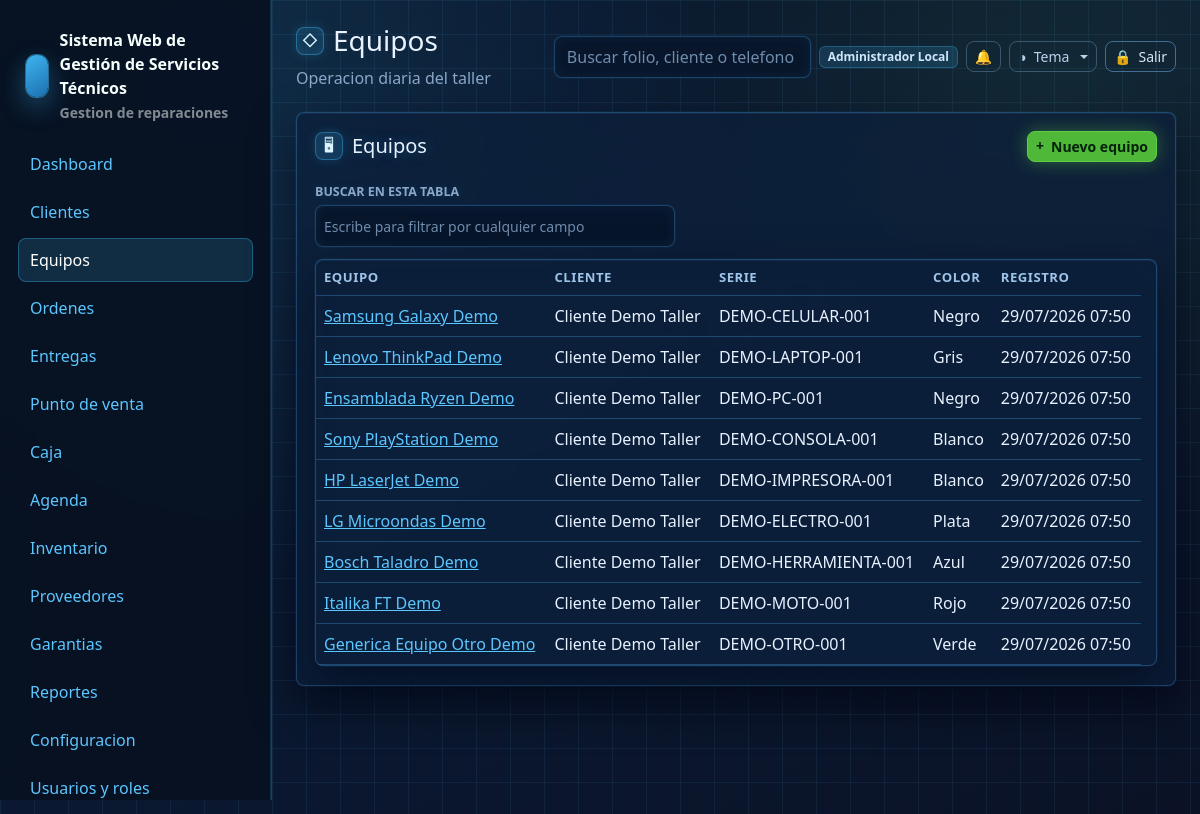
The app's page /equipos (signed in) with its own data.
### tables this page shows
CREATE TABLE users (
    id INT UNSIGNED AUTO_INCREMENT PRIMARY KEY,
    name VARCHAR(160) NOT NULL,
    email VARCHAR(190) NOT NULL UNIQUE,
    password VARCHAR(255) NOT NULL,
    phone VARCHAR(40) NULL,
    status ENUM('activo','inactivo','bloqueado') NOT NULL DEFAULT 'activo',
    last_login_at DATETIME NULL,
    created_at DATETIME NOT NULL DEFAULT CURRENT_TIMESTAMP,
    updated_at DATETIME NULL ON UPDATE CURRENT_TIMESTAMP,
    deleted_at DATETIME NULL
);

CREATE TABLE equipos (
    id INT UNSIGNED AUTO_INCREMENT PRIMARY KEY,
    cliente_id INT UNSIGNED NOT NULL,
    tipo ENUM('celular','laptop','pc','consola','impresora','electrodomestico','herramienta','moto','otro') NOT NULL DEFAULT 'otro',
    marca_id INT UNSIGNED NULL,
    modelo_id INT UNSIGNED NULL,
    marca VARCHAR(120) NULL,
    modelo VARCHAR(120) NULL,
    numero_serie VARCHAR(120) NULL,
    imei VARCHAR(80) NULL,
    color VARCHAR(80) NULL,
    password_equipo VARCHAR(120) NULL,
    accesorios_recibidos TEXT NULL,
    estado_fisico TEXT NULL,
    observaciones TEXT NULL,
    created_at DATETIME NOT NULL DEFAULT CURRENT_TIMESTAMP,
    updated_at DATETIME NULL ON UPDATE CURRENT_TIMESTAMP,
    deleted_at DATETIME NULL,
    CONSTRAINT fk_equipos_cliente FOREIGN KEY (cliente_id) REFERENCES clientes(id),
    CONSTRAINT fk_equipos_marca FOREIGN KEY (marca_id) REFERENCES equipo_marcas(id) ON DELETE SET NULL,
    CONSTRAINT fk_equipos_modelo FOREIGN KEY (modelo_id) REFERENCES equipo_modelos(id) ON DELETE SET NULL,
    INDEX idx_equipos_cliente (cliente_id),
    INDEX idx_equipos_marca (marca_id),
    INDEX idx_equipos_modelo (modelo_id),
    INDEX idx_equipos_tipo (tipo),
    INDEX idx_equipos_serie (numero_serie),
    INDEX idx_equipos_imei (imei)
);

CREATE TABLE clientes (
    id INT UNSIGNED AUTO_INCREMENT PRIMARY KEY,
    nombre_completo VARCHAR(190) NOT NULL,
    telefono VARCHAR(40) NOT NULL,
    whatsapp VARCHAR(40) NULL,
    email VARCHAR(190) NULL,
    domicilio VARCHAR(255) NULL,
    ciudad VARCHAR(120) NULL,
    estado VARCHAR(120) NULL,
    codigo_postal VARCHAR(20) NULL,
    rfc VARCHAR(20) NULL,
    notas_internas TEXT NULL,
    estatus ENUM('activo','inactivo') NOT NULL DEFAULT 'activo',
    created_at DATETIME NOT NULL DEFAULT CURRENT_TIMESTAMP,
    updated_at DATETIME NULL ON UPDATE CURRENT_TIMESTAMP,
    deleted_at DATETIME NULL,
    INDEX idx_clientes_nombre (nombre_completo),
    INDEX idx_clientes_telefono (telefono),
    INDEX idx_clientes_email (email)
);

### resources/views/equipos/index.php (the view)
<div class="glass-card">
    <div class="d-flex justify-content-between align-items-center mb-3">
        <h2 class="h5 mb-0" data-icon="&#128421;">Equipos</h2>
        <a class="btn btn-primary btn-sm" data-icon="&#43;" href="<?= e(url('/equipos/create')) ?>">Nuevo equipo</a>
    </div>
    <div class="table-wrap">
        <table class="table align-middle">
            <thead><tr><th>Equipo</th><th>Cliente</th><th>Serie</th><th>Color</th><th>Registro</th></tr></thead>
            <tbody>
            <?php foreach ($equipos as $equipo): ?>
                <tr>
                    <td><a href="<?= e(url('/equipos/' . $equipo['id'])) ?>"><?= e(trim($equipo['marca'] . ' ' . $equipo['modelo']) ?: $equipo['tipo']) ?></a></td>
                    <td><?= e($equipo['cliente_nombre']) ?></td>
                    <td><?= e($equipo['numero_serie'] ?: $equipo['imei']) ?></td>
                    <td><?= e($equipo['color']) ?></td>
                    <td><?= e(fechaHumana($equipo['created_at'])) ?></td>
                </tr>
            <?php endforeach; ?>
            </tbody>
        </table>
    </div>
</div>

### app/Core/Router.php (shortened to what the rows shown need)
<?php
final class Router
{
    private array $routes = [];
    private function add(string $method, string $path, callable|array $handler): void
    {
        $pattern = preg_replace('#\{([a-zA-Z_][a-zA-Z0-9_]*)\}#', '(?P<$1>[^/]+)', $path);
        $this->routes[] = [
            'method' => $method,
            'path' => $path,
            'pattern' => '#^' . $pattern . '$#',
            'handler' => $handler,
        ];
    }
    public function dispatch(Request $request): void
    {
        foreach ($this->routes as $route) {
            if ($route['method'] !== $request->method()) {
                continue;
            }
            if (preg_match($route['pattern'], $request->path(), $matches)) {
                $params = array_filter($matches, 'is_string', ARRAY_FILTER_USE_KEY);
                $handler = $route['handler'];
                if (is_array($handler)) {
                    [$class, $method] = $handler;
                    $controller = new $class();
                    $controller->{$method}($request, ...array_values($params));
                    return;
                }
                return;
            }
        }
    }
}

### resources/views/layouts/app.php (shortened to what the rows shown need)
<?php
$user = Auth::user();
$appConfig = require BASE_PATH . '/config/app.php';
$systemName = (string) ($appConfig['name'] ?? 'Servicio Tecnico');
$systemCurrency = 'MXN';
$businessLogo = '';
try {
    $cfg = new ConfiguracionService();
    $systemName = trim((string) $cfg->get('sistema.nombre', $systemName)) ?: $systemName;
    $systemCurrency = monedaSistema($systemCurrency);
    $businessLogo = config_asset_src((string) $cfg->get('negocio.logo_url', ''));
} catch (Throwable) {
    $businessLogo = '';
}
?>
<!doctype html>
<html lang="es">
<head>
    <link href="https://cdn.jsdelivr.net/npm/bootstrap@5.3.3/dist/css/bootstrap.min.css" rel="stylesheet">
    <link href="<?= e(asset('css/app.css') . '?v=20260708-pos-modal-theme') ?>" rel="stylesheet">
    <link href="<?= e(asset('css/themes/crystal.css') . '?v=20260708-pos-modal-theme') ?>" rel="stylesheet">
    <link href="<?= e(asset('css/themes/dark.css') . '?v=20260708-pos-modal-theme') ?>" rel="stylesheet">
    <link href="<?= e(asset('css/themes/live.css') . '?v=20260708-pos-modal-theme') ?>" rel="stylesheet">
    <link href="<?= e(asset('css/themes/blueprint.css') . '?v=20260708-pos-modal-theme') ?>" rel="stylesheet">
</head>
<body data-currency="<?= e($systemCurrency) ?>">
<div class="app-shell">
    <aside class="sidebar" id="app-sidebar">
        <div class="brand">
            <?php if ($businessLogo !== ''): ?>
                <img class="brand-logo" src="<?= e($businessLogo) ?>" alt="<?= e($systemName) ?>">
            <?php else: ?>
                <div class="brand-mark"></div>
            <?php endif; ?>
            <div>
                <div><?= e($systemName) ?></div>
                <small class="text-white-50">Gestion de reparaciones</small>
            </div>
        </div>
        <nav class="nav flex-column">
            <?php foreach ([
                ['Dashboard', '/', 'dashboard'],
                ['Clientes', '/clientes', 'clientes'],
                ['Equipos', '/equipos', 'equipos'],
                ['Ordenes', '/ordenes', 'ordenes'],
                ['Entregas', '/entregas', 'ordenes'],
                ['Punto de venta', '/punto-venta', 'punto_venta'],
                ['Caja', '/caja', 'caja'],
                ['Agenda', '/agenda', 'agenda'],
                ['Inventario', '/inventario', 'inventario'],
                ['Proveedores', '/proveedores', 'proveedores'],
                ['Garantias', '/garantias', 'garantias'],
                ['Reportes', '/reportes', 'reportes'],
                ['Configuracion', '/configuracion', 'configuracion'],
                ['Usuarios y roles', '/usuarios', 'usuarios'],
                ['Licencia demo', '/licencia', 'licencias'],
            ] as [$label, $href, $module]): ?>
                <?php if (Auth::can($module, 'ver')): ?>
                    <a class="nav-link <?= e(is_active($href)) ?>" href="<?= e(url($href)) ?>"><?= e($label) ?></a>
                <?php endif; ?>
            <?php endforeach; ?>
        </nav>
    </aside>
    <main class="main">
        <header class="topbar">
            <div class="topbar-title">
                <h1 class="h3 mb-1" data-icon="&#9671;"><?= e($title ?? '') ?></h1>
                <div class="text-muted">Operacion diaria del taller</div>
            </div>
            <div class="d-flex align-items-center gap-2 topbar-actions">
                <form class="d-none d-md-block" action="<?= e(url('/ordenes')) ?>">
                    <input class="form-control" name="q" placeholder="Buscar folio, cliente o telefono">
                </form>
                <span class="badge text-bg-light topbar-user"><?= e($user['name'] ?? 'Usuario') ?></span>
                <div class="dropdown">
                    <button class="btn btn-outline-secondary btn-sm notif-bell" type="button" data-bs-toggle="dropdown" aria-expanded="false" aria-label="Notificaciones">
                        &#128276;
                    </button>
                </div>
                <div class="dropdown theme-switcher">
                    <button class="btn btn-outline-secondary btn-sm dropdown-toggle" type="button" data-bs-toggle="dropdown" aria-expanded="false" aria-label="Tema" data-icon="&#9681;"><span class="btn-label">Tema</span></button>
                </div>
                <form method="post" action="<?= e(url('/logout')) ?>">
                    <button class="btn btn-outline-dark btn-sm" aria-label="Salir" data-icon="&#128274;"><span class="btn-label">Salir</span></button>
                </form>
            </div>
        </header>
        <?= $content ?>
    </main>
</div>
</body>
</html>

### records on screen
users: name "Administrador Local"
equipos: marca+modelo "Samsung Galaxy Demo", cliente.nombre_completo "Cliente Demo Taller", numero_serie "DEMO-CELULAR-001", color "Negro", created_at "29/07/2026 07:50"
equipos: marca+modelo "Lenovo ThinkPad Demo", cliente.nombre_completo "Cliente Demo Taller", numero_serie "DEMO-LAPTOP-001", color "Gris", created_at "29/07/2026 07:50"
equipos: marca+modelo "Ensamblada Ryzen Demo", cliente.nombre_completo "Cliente Demo Taller", numero_serie "DEMO-PC-001", color "Negro", created_at "29/07/2026 07:50"
equipos: marca+modelo "Sony PlayStation Demo", cliente.nombre_completo "Cliente Demo Taller", numero_serie "DEMO-CONSOLA-001", color "Blanco", created_at "29/07/2026 07:50"
equipos: marca+modelo "HP LaserJet Demo", cliente.nombre_completo "Cliente Demo Taller", numero_serie "DEMO-IMPRESORA-001", color "Blanco", created_at "29/07/2026 07:50"
equipos: marca+modelo "LG Microondas Demo", cliente.nombre_completo "Cliente Demo Taller", numero_serie "DEMO-ELECTRO-001", color "Plata", created_at "29/07/2026 07:50"
equipos: marca+modelo "Bosch Taladro Demo", cliente.nombre_completo "Cliente Demo Taller", numero_serie "DEMO-HERRAMIENTA-001", color "Azul", created_at "29/07/2026 07:50"
equipos: marca+modelo "Italika FT Demo", cliente.nombre_completo "Cliente Demo Taller", numero_serie "DEMO-MOTO-001", color "Rojo", created_at "29/07/2026 07:50"
equipos: marca+modelo "Generica Equipo Otro Demo", cliente.nombre_completo "Cliente Demo Taller", numero_serie "DEMO-OTRO-001", color "Verde", created_at "29/07/2026 07:50"

### other values on screen
$systemName "Sistema Web de Gestión de Servicios Técnicos"
$label "Dashboard"
$label "Clientes"
$label "Equipos"
$label "Ordenes"
$label "Entregas"
$label "Punto de venta"
$label "Caja"
$label "Agenda"
$label "Inventario"
$label "Proveedores"
$label "Garantias"
$label "Reportes"
$label "Configuracion"
$label "Usuarios y roles"
